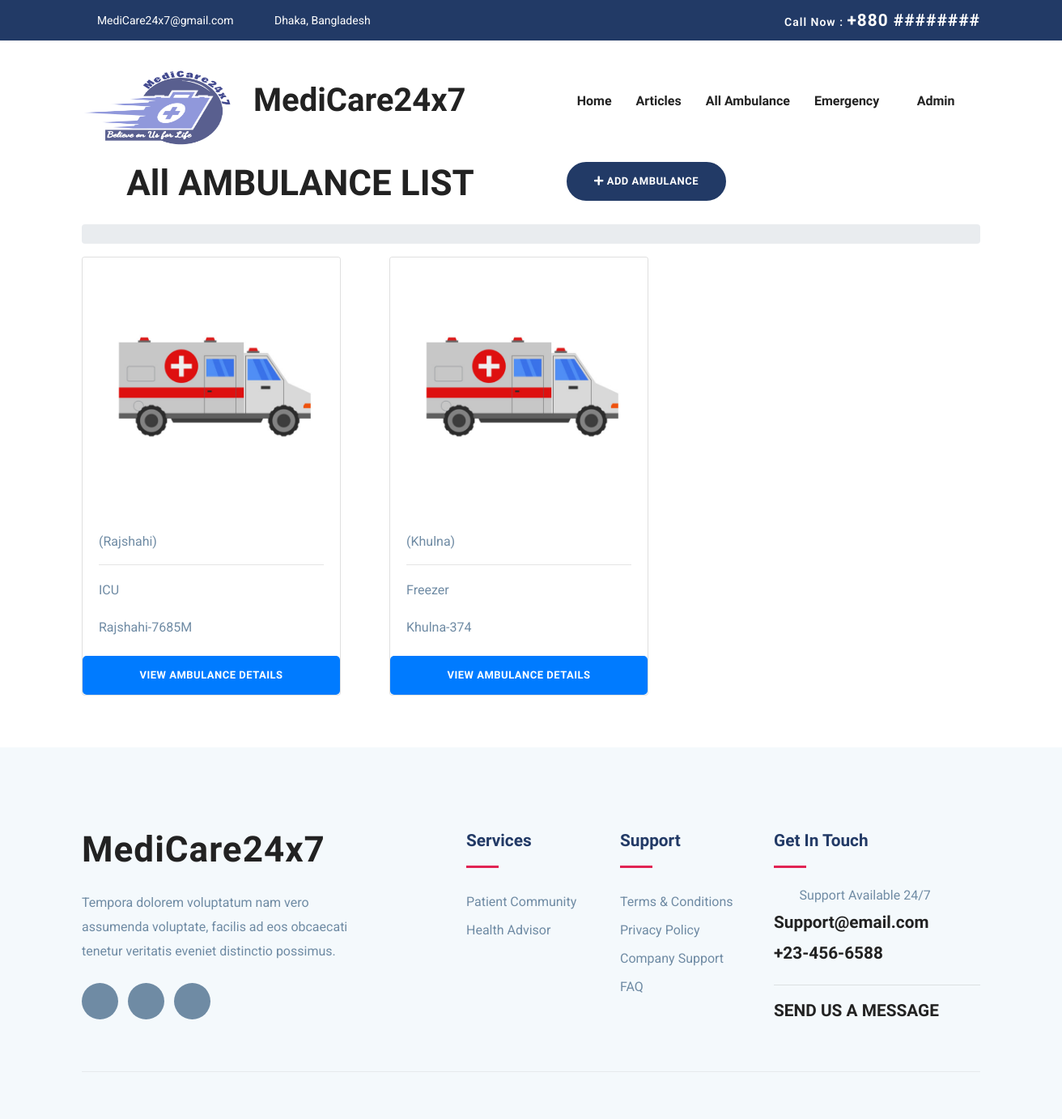
/patient-available-abmulance/ (signed in), run on an earlier commit of the app's database.
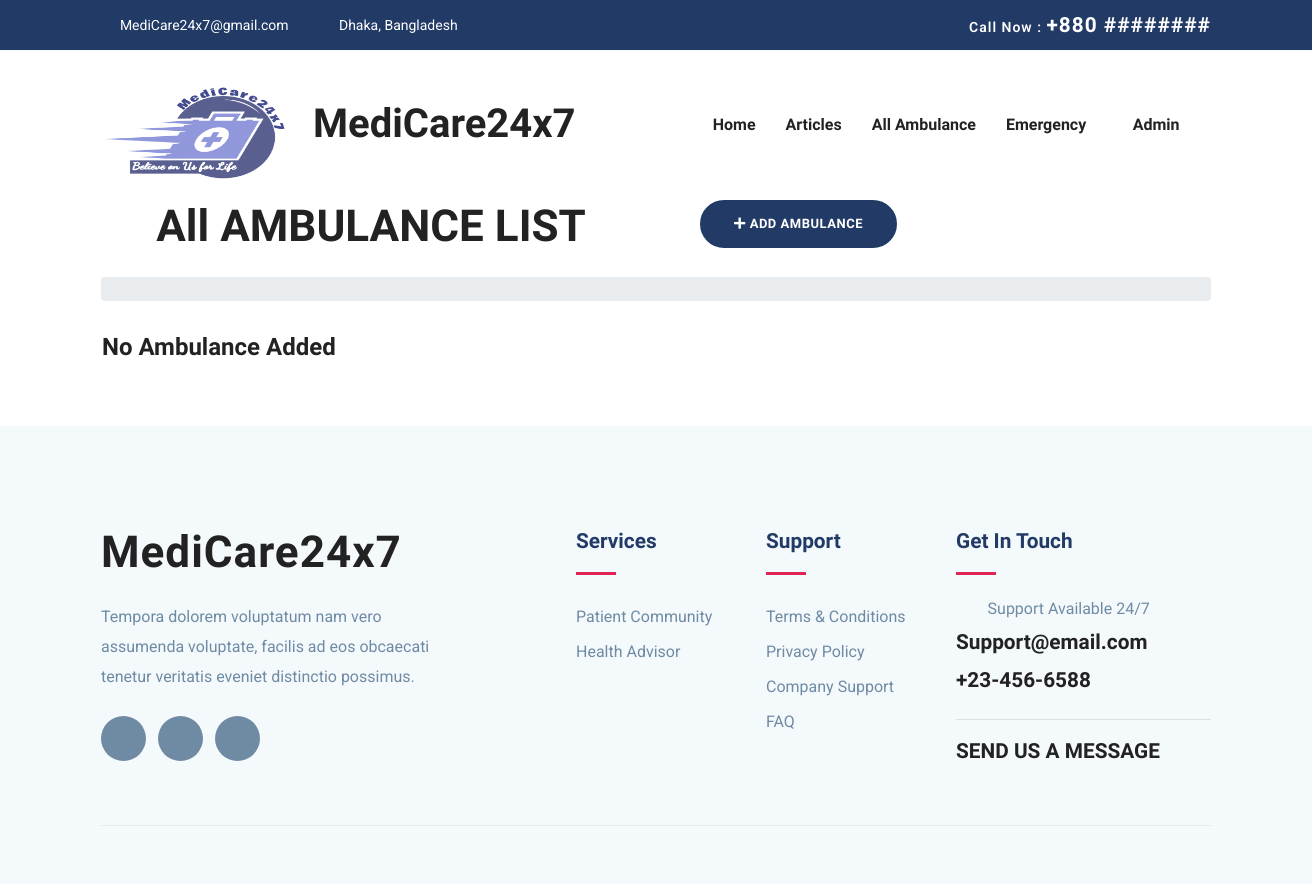
And on a later commit of the database.
### ambulance/models.py (models this page shows)
class Ambulance(models.Model):  # Ambulance model;
    vehicleNumber = models.CharField(max_length=20, unique=True)
    city = models.CharField(max_length=20, choices=CITY_CHOICES, null=False)
    category = models.CharField(max_length=20, choices=TYPES_CHOICES, null=False)
    driverName = models.CharField(max_length=20, null=True, blank=True)
    driverContact = models.CharField(max_length=20, null=True, blank=True)
    driverEmail = models.EmailField(max_length=20, null=True, blank=True)
    driverAddress = models.CharField(max_length=20, null=True, blank=True)
    driverNID = models.CharField(max_length=20, null=True, blank=True, unique=True)
    driverLicense = models.CharField(max_length=20, null=True, blank=True, unique=True)
    driverBloodGroup = models.CharField(max_length=20, null=True, blank=True)
    driverGender = models.CharField(max_length=20, null=True, blank=True)
    driverImage = models.ImageField(null=True, blank=True)
    ambulanceImage = models.ImageField(null=True, blank=True)
    rentInterDivision = models.IntegerField(null=True, blank=True)
    rentIntraDivision = models.IntegerField(null=True, blank=True)
    available = models.BooleanField(default=True)
    class Meta:
        verbose_name_plural = "Ambulances"

### ambulance/views.py (the view)
# urls.py: path('patient-available-abmulance/', patient_available_abmulance_view, name='patient-available-abmulance'),
@login_required(login_url="login")
def patient_available_abmulance_view(
    request,
):  # staff-all-ambulance view, this view is for staff to view all ambulances
    ambulances = Ambulance.objects.filter(
        available=True
    )  # get all ambulances from the database
    context = {
        "ambulances": ambulances,  # pass the ambulances to the context
    }
    return render(
        request, "ambulance/patient-available-abmulance.html", context
    )  # render the staff-all-ambulance.html template with the context

### accounts/models.py (called while the page is built)
    def __str__(self):
        return self.email

### templates/ambulance/patient-available-abmulance.html (shortened to what this page needs)
{% extends "base.html" %}
{% load static %}
{% block content %}
<section>
    <div class="container text-center">
        <div class="row">
            <div class="col-lg-6 col-md-12 text-center">
                <div class="blog-breadcrumbs-area">
                    <div class="blog-breadcrumbs-left">
                        <h2 >All AMBULANCE LIST</h2>
                    </div>
                </div>
            </div>
            <div class="col-lg-3 col-md-12">
                {% if user.is_authenticated and user.is_staff%}
                <a href="{% url 'add-ambulance' %}"
                   class="btn btn-main btn-round-full text-center"><i
                        class="fa fa-plus"></i>
                    <span>ADD AMBULANCE</span>
                </a>
                {% endif %}
            </div>
        </div>
        <div class="row mt-3">
            <div class="col-lg-12">
                <div class="blog-breadcrumbs-right">
                    <ol class="breadcrumb">
                    </ol>
                </div>
            </div>
        </div>
    </div>
    <div class="container">
        <div class="row">
            <div class="col-lg-12">
                <div class="row mb-5">
                    {% if not ambulances %}
                    <h3 class="m-3">No Ambulance Added</h3>
                    {% endif %}
                    {% for ambulance in ambulances %}
                    <div class="col-lg-4 mb-3">
                        <div class="card" style="width: 20rem;">
                            {% if ambulance.ambulanceImage %}
                            <img class="card-img-top" src="{{ ambulance.ambulanceImage.url }}" alt="Card image cap">
                            {% else %}
                            <img class="card-img-top" src="{% static 'images/placeholders/ambulance-placeholder.jpg'  %}" alt="Card image cap">
                            {% endif %}
                            <div class="card-body">
                                    {% if ambulance.city %}
                                    ({{ ambulance.city }})
                                    {% endif %}
                                <hr/>
                                {% if ambulance.category %}
                                <p class="card-text">{{ ambulance.category }}</p>
                                {% endif %}
                                {% if ambulance.vehicleNumber %}
                                <p class="card-text">{{ ambulance.vehicleNumber }}</p>
                                {% endif %}
                            </div>
                            <a href="{% url 'ambulance-details' ambulance.id %}" class="btn btn-primary">View Ambulance Details</a>
                        </div>
                    </div>
                    {% endfor %}
                </div>
            </div>
        </div>
    </div>
</section>
{% endblock %}

What changed in the data, as far as the page shows it:
removed Ambulance: city "Rajshahi", category "ICU", vehicleNumber "Rajshahi-7685M"
removed Ambulance: city "Khulna", category "Freezer", vehicleNumber "Khulna-374"
Also different on the page:
text now shown: "No Ambulance Added"
